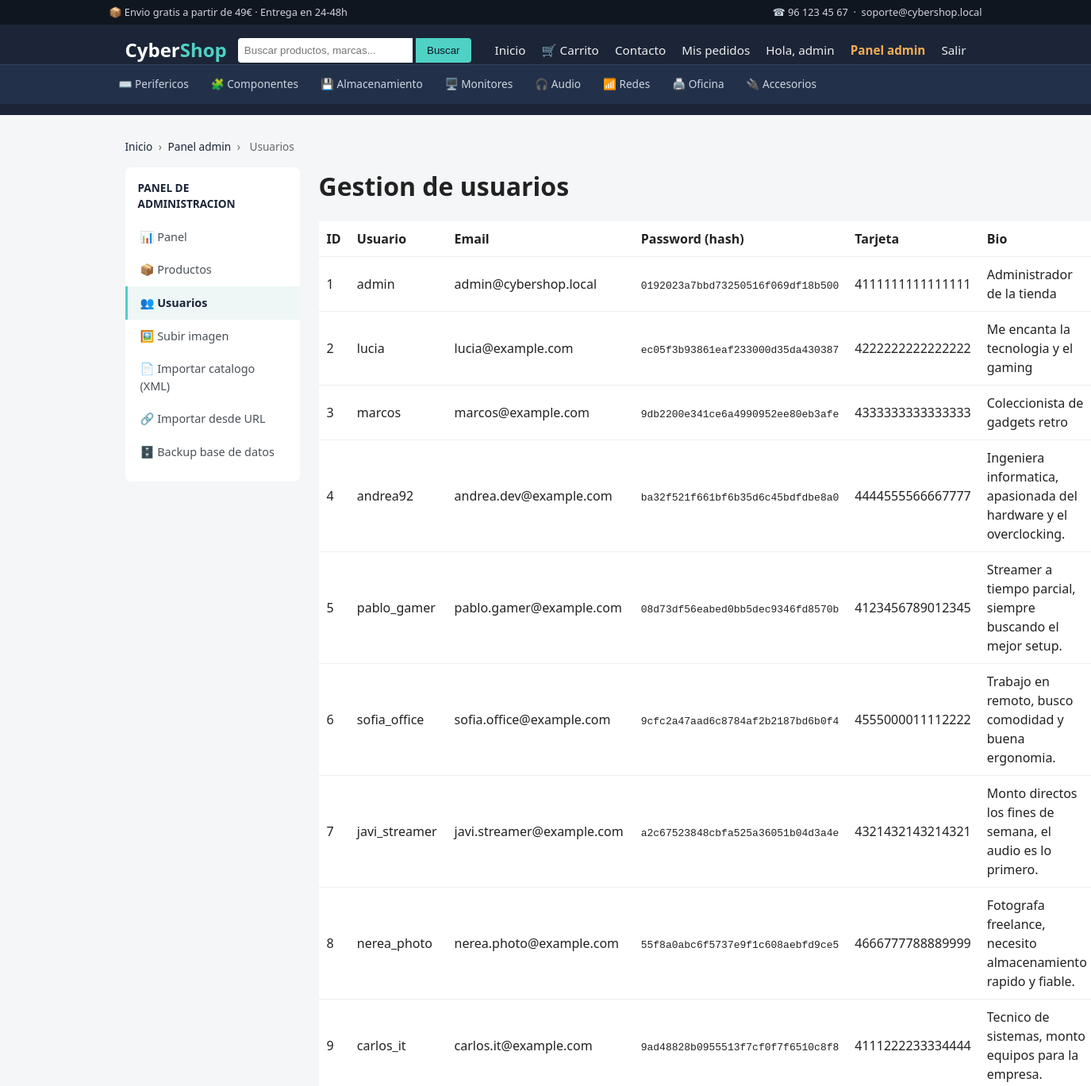
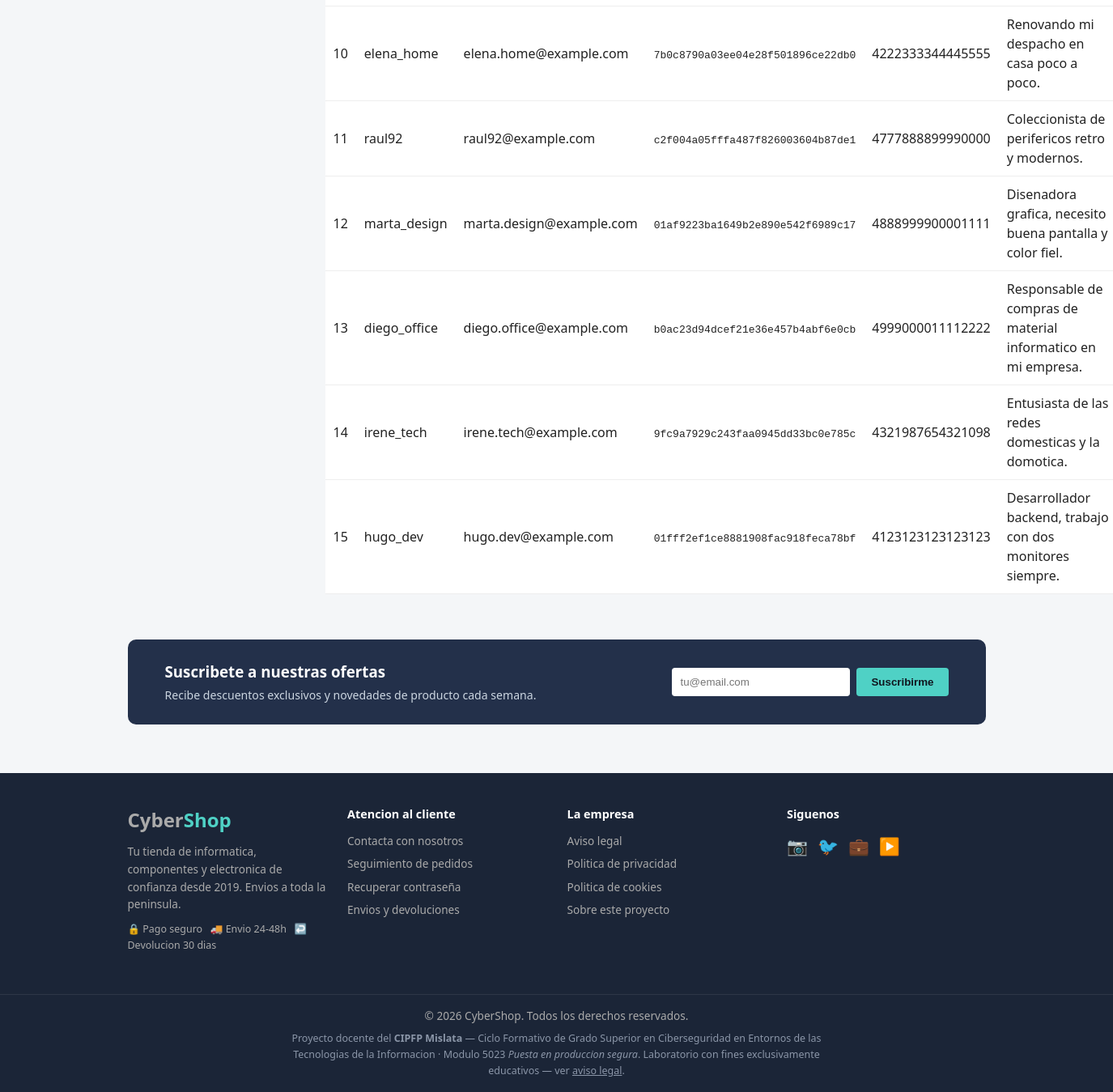
The page /admin/users.php (signed in) on the database its author committed (2 pictures, top to bottom).
### tables this page shows
CREATE TABLE IF NOT EXISTS users (
  id INT AUTO_INCREMENT PRIMARY KEY,
  username VARCHAR(50) UNIQUE NOT NULL,
  email VARCHAR(100) NOT NULL,
  password VARCHAR(255) NOT NULL,
  bio TEXT,
  credit_card VARCHAR(30),
  is_admin TINYINT(1) DEFAULT 0,
  created_at TIMESTAMP DEFAULT CURRENT_TIMESTAMP
);

### src/admin/users.php (the view, shortened to what this page needs)
<?php
$conn = getDbConnection();
$users = $conn->query("SELECT * FROM users ORDER BY id");
require __DIR__ . '/../includes/header.php';
require __DIR__ . '/_sidebar.php';
?>
<h1>Gestion de usuarios</h1>
<table class="cart-table">
    <tr><th>ID</th><th>Usuario</th><th>Email</th><th>Password (hash)</th><th>Tarjeta</th><th>Bio</th><th>Admin</th></tr>
    <?php while ($u = $users->fetch_assoc()): ?>
    <tr>
        <td><?php echo $u['id']; ?></td>
        <td><?php echo $u['username']; ?></td>
        <td><?php echo $u['email']; ?></td>
        <td><code><?php echo $u['password']; ?></code></td>
        <td><?php echo $u['credit_card']; ?></td>
        <td><?php echo $u['bio']; ?></td>
    </tr>
    <?php endwhile; ?>
</table>
</div></div>
<?php require __DIR__ . '/../includes/footer.php'; ?>

### src/assets/css/style.css (style rules this page uses)
* { box-sizing: border-box; margin: 0; padding: 0; }
body { font-family: 'Segoe UI', Arial, sans-serif; background: #f4f6f8; color: #222; line-height: 1.5; }
h1 { margin-bottom: 20px; }
.cart-table { width: 100%; border-collapse: collapse; background: #fff; margin-bottom: 16px; }
.cart-table th, .cart-table td { padding: 10px; border-bottom: 1px solid #eee; text-align: left; }

### rows shown on the page
users: id "1", username "admin", email "admin@cybershop.local", password "0192023a7bbd73250516f069df18b500", credit_card "4111111111111111", bio "Administrador de la tienda"
users: id "2", username "lucia", email "lucia@example.com", password "ec05f3b93861eaf233000d35da430387", credit_card "4222222222222222", bio "Me encanta la tecnologia y el gaming"
users: id "3", username "marcos", email "marcos@example.com", password "9db2200e341ce6a4990952ee80eb3afe", credit_card "4333333333333333", bio "Coleccionista de gadgets retro"
users: id "4", username "andrea92", email "andrea.dev@example.com", password "ba32f521f661bf6b35d6c45bdfdbe8a0", credit_card "4444555566667777", bio "Ingeniera informatica, apasionada del hardware y el overclocking."
users: id "5", username "pablo_gamer", email "pablo.gamer@example.com", password "08d73df56eabed0bb5dec9346fd8570b", credit_card "4123456789012345", bio "Streamer a tiempo parcial, siempre buscando el mejor setup."
users: id "6", username "sofia_office", email "sofia.office@example.com", password "9cfc2a47aad6c8784af2b2187bd6b0f4", credit_card "4555000011112222", bio "Trabajo en remoto, busco comodidad y buena ergonomia."
users: id "7", username "javi_streamer", email "javi.streamer@example.com", password "a2c67523848cbfa525a36051b04d3a4e", credit_card "4321432143214321", bio "Monto directos los fines de semana, el audio es lo primero."
users: id "8", username "nerea_photo", email "nerea.photo@example.com", password "55f8a0abc6f5737e9f1c608aebfd9ce5", credit_card "4666777788889999", bio "Fotografa freelance, necesito almacenamiento rapido y fiable."
users: id "9", username "carlos_it", email "carlos.it@example.com", password "9ad48828b0955513f7cf0f7f6510c8f8", credit_card "4111222233334444", bio "Tecnico de sistemas, monto equipos para la empresa."
users: id "10", username "elena_home", email "elena.home@example.com", password "7b0c8790a03ee04e28f501896ce22db0", credit_card "4222333344445555", bio "Renovando mi despacho en casa poco a poco."
users: id "11", username "raul92", email "raul92@example.com", password "c2f004a05fffa487f826003604b87de1", credit_card "4777888899990000", bio "Coleccionista de perifericos retro y modernos."
users: id "12", username "marta_design", email "marta.design@example.com", password "01af9223ba1649b2e890e542f6989c17", credit_card "4888999900001111", bio "Disenadora grafica, necesito buena pantalla y color fiel."
users: id "13", username "diego_office", email "diego.office@example.com", password "b0ac23d94dcef21e36e457b4abf6e0cb", credit_card "4999000011112222", bio "Responsable de compras de material informatico en mi empresa."
users: id "14", username "irene_tech", email "irene.tech@example.com", password "9fc9a7929c243faa0945dd33bc0e785c", credit_card "4321987654321098", bio "Entusiasta de las redes domesticas y la domotica."
users: id "15", username "hugo_dev", email "hugo.dev@example.com", password "01fff2ef1ce8881908fac918feca78bf", credit_card "4123123123123123", bio "Desarrollador backend, trabajo con dos monitores siempre."

### other values the page prints
$_SESSION['username'] "admin"
$catInfo['icon'] "⌨️"
$catInfo['label'] "Perifericos"
$catInfo['icon'] "🧩"
$catInfo['label'] "Componentes"
$catInfo['icon'] "💾"
$catInfo['label'] "Almacenamiento"
$catInfo['icon'] "🖥️"
$catInfo['label'] "Monitores"
$catInfo['icon'] "🎧"
$catInfo['label'] "Audio"
$catInfo['icon'] "📶"
$catInfo['label'] "Redes"
$catInfo['icon'] "🖨️"
$catInfo['label'] "Oficina"
